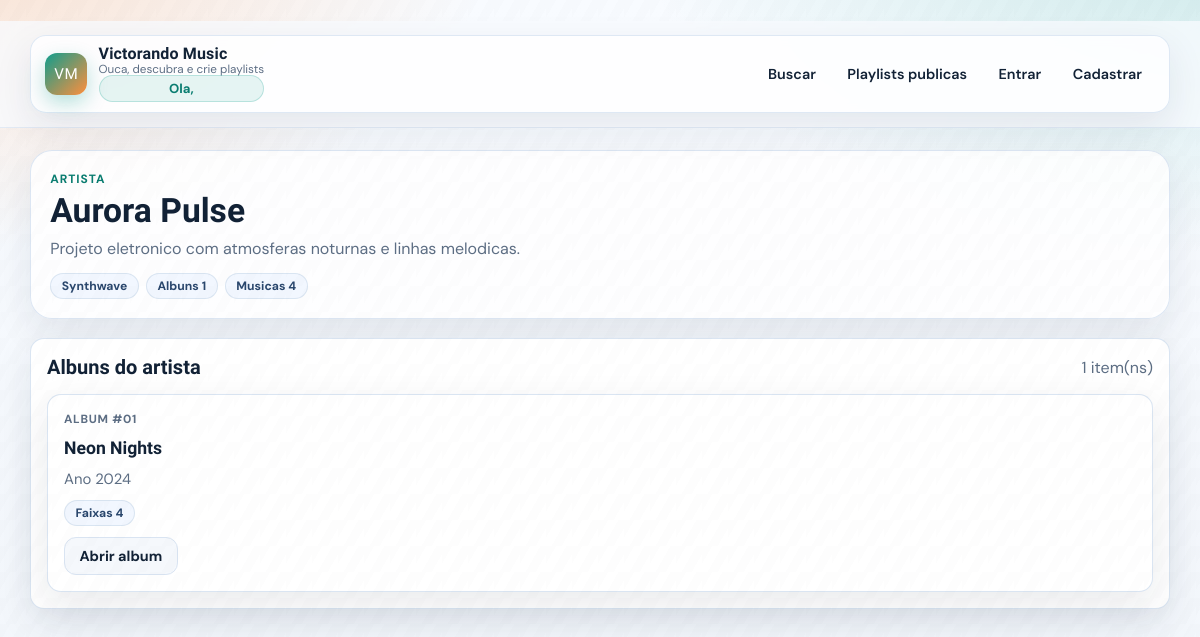
Screenshot of /artista/1 with the database file from the repository.
### app/models/artist.py (models this page shows, shortened)
class Artist(db.Model):
    __tablename__ = 'artistas'
    id = db.Column(db.Integer, primary_key=True)
    nome = db.Column(db.String(100), nullable=False, index=True)
    genero = db.Column(db.String(50))
    bio = db.Column(db.Text)
    imagem_url = db.Column(db.String(255))
    albuns = db.relationship('Album', backref='artista', lazy='dynamic', cascade='all, delete-orphan')
    @property
    def total_albuns(self):
        return self.albuns.count()
    @property
    def total_musicas(self):
        from app.models.music import Music
        return Music.query.join(Album).filter(Album.artista_id == self.id).count()

### app/models/album.py (models this page shows, shortened)
class Album(db.Model):
    __tablename__ = 'albuns'
    id = db.Column(db.Integer, primary_key=True)
    titulo = db.Column(db.String(150), nullable=False, index=True)
    artista_id = db.Column(db.Integer, db.ForeignKey('artistas.id'), nullable=False)
    ano_lancamento = db.Column(db.Integer)
    capa_url = db.Column(db.String(255))
    descricao = db.Column(db.Text)
    musicas = db.relationship('Music', backref='album', lazy='dynamic', cascade='all, delete-orphan')
    @property
    def total_musicas(self):
        return self.musicas.count()

### app/views/music_routes.py (the view)
@music_bp.route('/artista/<int:artista_id>')
def artista_detalhes(artista_id):
    artista = Artist.query.get_or_404(artista_id)
    albuns = artista.albuns.all()
    return render_template('artista_detalhes.html', artista=artista, albuns=albuns)

### app/__init__.py (called while the page is built)
def _build_app_initials(app_name):
    parts = [part[0].upper() for part in app_name.split() if part and part[0].isalnum()]
    return ''.join(parts[:2]) or 'SM'

### app/extensions.py (called while the page is built, shortened)
def _register_request_observability(app):
    @app.before_request
    def _mark_request_start():
        g._request_start_ts = monotonic()
    @app.after_request
    def _log_request(response):
        start = getattr(g, '_request_start_ts', None)
        if start is None:
            return response
        duration_ms = (monotonic() - start) * 1000
        response.headers['X-Request-Duration-Ms'] = f'{duration_ms:.2f}'
        app.logger.info(
            'request method=%s path=%s status=%s duration_ms=%.2f',
            request.method,
            request.path,
            response.status_code,
            duration_ms,
        )
        return response

def _register_rate_limiting(app):
    @app.before_request
    def _guard_rate_limit():
        if not app.config.get('RATE_LIMIT_ENABLED', True):
            return None
        if not request.path.startswith('/api/'):
            return None

### app/templates/artista_detalhes.html (shortened to what this page needs)
﻿{% extends 'base.html' %}
{% block content %}
<section class="page-header" data-animate>
  <p class="kicker">Artista</p>
  <h1 class="page-title">{{ artista.nome }}</h1>
  <p class="page-subtitle">{{ artista.bio or 'Biografia nao disponivel.' }}</p>
  <div class="meta-pills" style="margin-top: 0.9rem;">
    {% if artista.genero %}<span class="chip">{{ artista.genero }}</span>{% endif %}
    <span class="chip">Albuns {{ artista.total_albuns }}</span>
    <span class="chip">Musicas {{ artista.total_musicas }}</span>
  </div>
</section>
<section class="panel" data-animate style="--delay: 80ms;">
  <div class="section-head">
    <h2 class="section-title">Albuns do artista</h2>
    <span class="muted">{{ albuns|length }} item(ns)</span>
  </div>
  {% if albuns %}
    <div class="card-grid" style="margin-top: 0.9rem;">
      {% for album in albuns %}
        <article class="music-card" data-animate style="--delay: {{ 120 + (loop.index0 * 45) }}ms;">
          <span class="card-index">Album #{{ '%02d' % loop.index }}</span>
          <h3 class="music-title"><a href="{{ url_for('music.album_detalhes', album_id=album.id) }}">{{ album.titulo }}</a></h3>
          <p class="meta-line">Ano {{ album.ano_lancamento or '-' }}</p>
          <div class="meta-pills">
            <span class="chip">Faixas {{ album.total_musicas }}</span>
          </div>
          <div class="actions">
            <a class="btn btn-ghost" href="{{ url_for('music.album_detalhes', album_id=album.id) }}">Abrir album</a>
          </div>
        </article>
      {% endfor %}
    </div>
  {% else %}
    <div class="empty-state" style="margin-top: 0.9rem;">Nenhum album cadastrado para este artista.</div>
  {% endif %}
</section>
{% endblock %}

### app/static/css/style.css (style rules this page uses)
* { box-sizing: border-box; }
html, body { margin: 0; padding: 0; }
body { min-height: 100vh; color: var(--text); font-family: var(--font-body); background: radial-gradient(900px 520px at -4% -8%, rgba(255, 143, 61, 0.24), transparent 60%), radial-gradient(980px 560px at 104% -12%, rgba(15, 157, 141, 0.2), transparent 63%), linear-gradient(180deg, var(--bg-top) 0%, var(--bg-bottom) 100%); }
body::before { content: ''; position: fixed; inset: 0; pointer-events: none; opacity: 0.35; background-image: linear-gradient(120deg, rgba(18, 34, 54, 0.02) 25%, transparent 25%, transparent 50%, rgba(18, 34, 54, 0.02) 50%, rgba(18, 34, 54, 0.02) 75%, transparent 75%, transparent); background-size: 26px 26px; }
.page-header { padding: 1.2rem; border-radius: var(--radius-lg); border: 1px solid rgba(217, 228, 242, 0.9); background: var(--surface); box-shadow: var(--shadow-soft); }
.kicker { margin: 0; font-size: 0.75rem; letter-spacing: 0.08em; text-transform: uppercase; color: var(--brand-strong); font-weight: 700; }
.page-title { margin: 0.28rem 0 0.5rem; font-family: var(--font-title); font-size: clamp(1.5rem, 1.2rem + 1.2vw, 2.1rem); }
.page-subtitle { margin: 0; color: var(--muted); max-width: 70ch; }
.section-title { margin: 0; font-family: var(--font-title); font-size: 1.25rem; }
.section-head { display: flex; align-items: center; justify-content: space-between; gap: 0.8rem; flex-wrap: wrap; }
.card-grid { display: grid; grid-template-columns: repeat(auto-fit, minmax(245px, 1fr)); gap: 0.9rem; }
.music-card, .panel, .form-card, .list-card { background: var(--surface-strong); border: 1px solid rgba(217, 228, 242, 0.95); border-radius: var(--radius-md); box-shadow: var(--shadow-soft); }
.music-card { padding: 1rem; display: flex; flex-direction: column; gap: 0.7rem; transition: transform 0.18s ease, box-shadow 0.2s ease; }
.card-index { font-size: 0.74rem; color: var(--muted); font-weight: 700; letter-spacing: 0.06em; text-transform: uppercase; }
.music-title { margin: 0; font-size: 1.1rem; font-family: var(--font-title); }
.music-title a { color: inherit; text-decoration: none; }
.meta-line { margin: 0; color: var(--muted); font-size: 0.93rem; }
.meta-pills { display: flex; flex-wrap: wrap; gap: 0.45rem; }
.chip { display: inline-flex; align-items: center; border-radius: 999px; padding: 0.24rem 0.66rem; font-size: 0.76rem; font-weight: 700; border: 1px solid rgba(217, 228, 242, 0.95); color: #2a476d; background: #f2f7ff; }
.actions { display: flex; flex-wrap: wrap; gap: 0.52rem; }
.btn, button { display: inline-flex; justify-content: center; align-items: center; text-decoration: none; border-radius: 12px; border: 1px solid transparent; font-family: var(--font-body); font-size: 0.9rem; font-weight: 700; cursor: pointer; padding: 0.56rem 0.9rem; transition: transform 0.16s ease, filter 0.16s ease, box-shadow 0.2s ease; }
.btn, button[type='submit'] { color: #fff; background: linear-gradient(135deg, var(--brand) 0%, var(--brand-strong) 100%); box-shadow: 0 8px 20px rgba(15, 157, 141, 0.28); }
.btn-ghost { color: var(--text); background: #f5f8fc; border-color: var(--line); box-shadow: none; }
.panel { padding: 1rem; }
.muted { color: var(--muted); }
[data-animate] { opacity: 0; transform: translateY(18px); transition: opacity 0.6s ease, transform 0.6s ease; transition-delay: var(--delay, 0ms); }
[data-animate].in-view { opacity: 1; transform: translateY(0); }

### rows the page displays
Artist: nome "Aurora Pulse", bio "Projeto eletronico com atmosferas noturnas e linhas melodicas.", genero "Synthwave"
Album: {{ 120 + (loop.index0 * 45) }} 120 (drawn), index "01", titulo "Neon Nights", ano_lancamento "2024", total_musicas "4"

### other values shown
{{ APP_INITIALS }} "VM"
{{ APP_NAME }} "Victorando Music"
{{ artista.total_albuns }} "1"
{{ artista.total_musicas }} "4"
{{ albuns|length }} "1"
